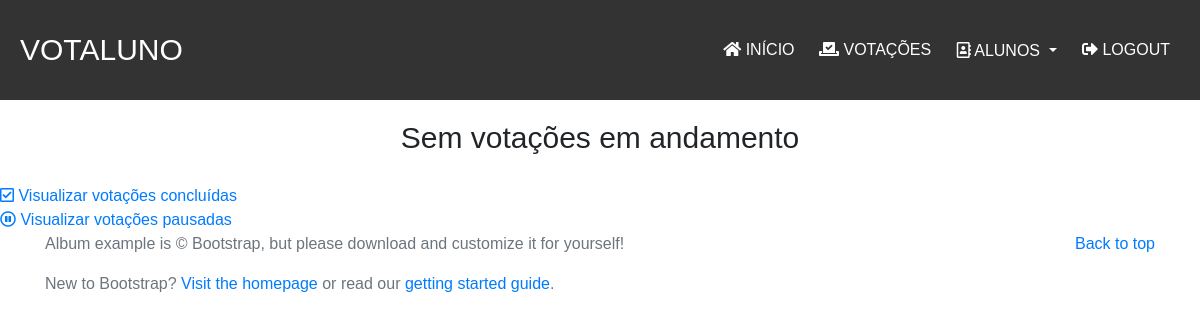
Before: /emAndamento/ (signed in) with the older database file.
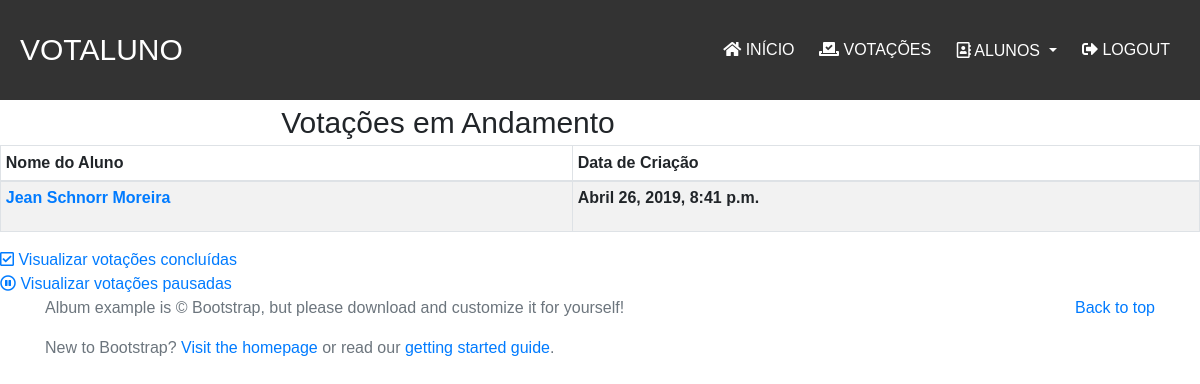
After: the same page with the newer database file.
### votacoes/models.py (models this page shows, shortened)
class Votacao(models.Model):
    aluno = models.ForeignKey(Aluno,on_delete=models.CASCADE)
    created_date = models.DateTimeField(default=now, editable=False)
    emAndamento = 1
    pausada = 2
    finalizada = 3
    escolhas =(
        (1,'Em Andamento'),
        (2,'Pausada'),
        (3,'Finalizada')
    )
    estado = models.IntegerField(choices=escolhas, default=2)

class Aluno(models.Model):
    imagemAluno = models.ImageField(upload_to='images/')
    nomeAluno = models.CharField(
        max_length=255,
        null=False,
        blank=False
    )
    cursoAluno = models.CharField(
        max_length=50,
        null=False,
        blank=False
    )
    turmaAluno = models.CharField(
        max_length=1,
        null=False,
        blank=False
    )
    cpfAluno = models.CharField(
        max_length=14,
        null=False,
        blank=False
    )
    serieAluno = models.IntegerField(
        null=False,
        blank=False,
    )

### votacoes/views.py (the view)
# urls.py: path('emAndamento/',views.emAndamento,name='emAndamento'),
@login_required
def emAndamento(request):
    context = {}
    votacoesEmAndamento = Votacao.objects.filter(estado=1)
    context['votacoesEmAndamento'] = votacoesEmAndamento
    return render(request,'votacoes/emAndamento.html',context)

### votacoes/templates/votacoes/emAndamento.html
{% extends 'baseSite.html' %}
{% block content %}
{% if votacoesEmAndamento %}
    <p class='titulo'>Votações em Andamento</p>
    <ul>
    {% for Votacao in votacoesEmAndamento %}
        <table id="dtVerticalScrollExample" class="table table-responsive-sm table-striped table-bordered table-sm" cellspacing="0"
        width="90%">
            <thead>
                <th>Nome do Aluno</th>
                <th> Data de Criação</th>
            </thead>
            <tbody>
                <tr>
                    <th>
                        <li><a href="{% url 'exibirAluno' Votacao.aluno.cpfAluno %}">{{ Votacao.aluno.nomeAluno }}</a></li>
                    </th>
                    <th>
                        <p>{{ Votacao.created_date }}</p>
                    </th>
                </tr>
            </tbody>
        </table>
    {% endfor %}
    </ul>
    <div class="divLinkEscolhas">
        <a href="{% url 'concluidas' %}"><i class="far fa-check-square"></i> Visualizar votações concluídas</a><br>
        <a href="{% url 'pausadas' %}"><i class="far fa-pause-circle"></i> Visualizar votações pausadas</a>
    </div>
{% else %}
    <h2>Sem votações em andamento</h2>
    <div class="divLinkEscolhas">
        <a href="{% url 'concluidas' %}"><i class="far fa-check-square"></i> Visualizar votações concluídas</a><br>
        <a href="{% url 'pausadas' %}"><i class="far fa-pause-circle"></i> Visualizar votações pausadas</a>
    </div>
{% endif %}
{% endblock %}

Changed rows visible on the page:
added Votacao: aluno.nomeAluno "Jean Schnorr Moreira", created_date "Abril 26, 2019, 8:41 p.m."
Other visible differences:
text no longer shown: "Sem votações em andamento"
text now shown: "Votações em Andamento"
